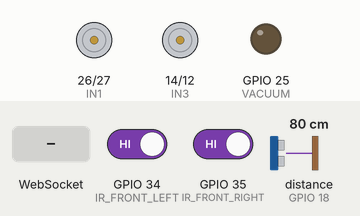
A sketch run on a simulated ESP32. On the bench: motor-driver pin pairs drawn as motors (green arrow = first pin HIGH = forward, orange = second pin HIGH = backward, longer = more drive, scaled by the enable pin), output pins drawn as LEDs (lit = HIGH). Wiring (inferred from the names in the program): ultrasonic range finder: trigger GPIO 5; echo GPIO 18. Inputs (shaded band) come from the test bench; at power-on: GPIO 34 (IR_FRONT_LEFT) HIGH, GPIO 35 (IR_FRONT_RIGHT) HIGH, distance to the obstacle (sensor on GPIO 18) 80 cm. The echo pulse lasts 58.3 µs per cm; WiFi joins after 1.5 s; servers stay silent unless stated; pins used as bus, display or sensor lines are not drawn; what the sketch prints to the serial monitor is not drawn.

Above: at 2.7 s.
2.8 s: WebSocket text "F" received
At 3.3 s:
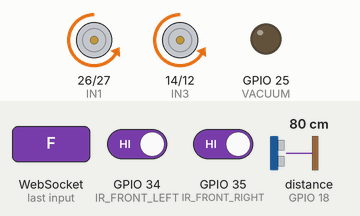
5.8 s: WebSocket text "B" received
At 6.9 s:
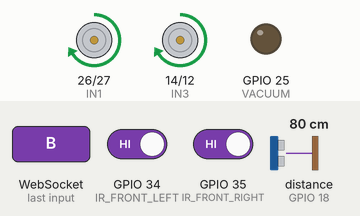
7.3 s: WebSocket text "L" received
At 8.0 s:
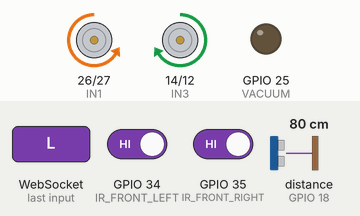
8.8 s: WebSocket text "R" received
At 9.1 s:
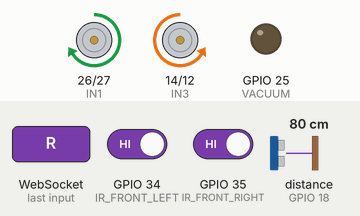
10.3 s: WebSocket text "S" received
At 11.7 s:
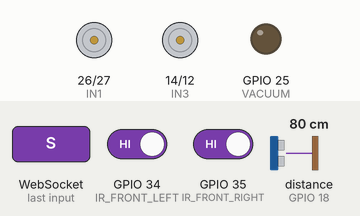
Timing chart, 0 to 12.8 s (numbered marks = the images above; inputs shaded):
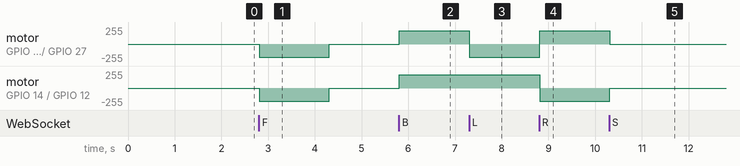

Measured:
- after the input at 2.8 s, motor on GPIO 26 (IN1) / GPIO 27 (IN2), motor on GPIO 14 (IN3) / GPIO 12 (IN4): stopped → backward 199/255 at once, → stopped 1.5 s later
- after the input at 5.8 s, motor on GPIO 26 (IN1) / GPIO 27 (IN2), motor on GPIO 14 (IN3) / GPIO 12 (IN4): stopped → forward 199/255 at once
- after the input at 7.3 s, motor on GPIO 26 (IN1) / GPIO 27 (IN2): forward 199/255 → backward 199/255 at once
- after the input at 8.8 s, motor on GPIO 26 (IN1) / GPIO 27 (IN2): backward 199/255 → forward 199/255 at once; motor on GPIO 14 (IN3) / GPIO 12 (IN4): forward 199/255 → backward 199/255 at once
- after the input at 10.3 s, motor on GPIO 26 (IN1) / GPIO 27 (IN2): forward 199/255 → stopped at once; motor on GPIO 14 (IN3) / GPIO 12 (IN4): backward 199/255 → stopped at once

The sketch:

CleanBot_Swarm_Firmware.ino
```cpp
#include <WiFi.h>
#include <esp_now.h>
#include <WebSocketsServer.h>

// ==========================================
// ⚠️ 1. ENTER YOUR WIFI DETAILS
// ==========================================
const char* ssid = "YOUR_WIFI_NAME";
const char* password = "YOUR_WIFI_PASSWORD";

// ==========================================
// ⚠️ 2. ENTER THE OTHER ROBOT'S MAC ADDRESS
// Example: {0x24, 0x6F, 0x28, 0xAE, 0x11, 0x22}
// ==========================================
uint8_t peerAddress[] = {0xFF, 0xFF, 0xFF, 0xFF, 0xFF, 0xFF};


WebSocketsServer webSocket = WebSocketsServer(81);

// Motor Pins
#define ENA 33
#define ENB 32
#define IN1 26
#define IN2 27
#define IN3 14
#define IN4 12
#define VACUUM 25

// Sensor Pins
#define TRIG 5
#define ECHO 18
#define IR_FRONT_LEFT 34
#define IR_FRONT_RIGHT 35

// Variables
long distanceRear = 0;
int irLeftState = HIGH;
int irRightState = HIGH;
int motorSpeedLeft = 200;  // Increased from 120
int motorSpeedRight = 200; // Increased from 120
String currentMode = "IDLE";
bool autoMode = false;

// Auto AI State Machine
unsigned long autoActionTime = 0;
int autoState = 0; // 0=Fwd, 1=Rev, 2=Turn

// Safety & Timers
unsigned long lastPingTime = 0;
bool clientConnected = false;
unsigned long lastTelemetryTime = 0;
unsigned long lastSensorTime = 0;

// Swarm RSSI Evasion
unsigned long lastEvasionTime = 0;
bool isEvadingSwarm = false;
unsigned long lastEspNowPing = 0;

// ==========================================
// HARDWARE FUNCTIONS
// ==========================================
long readUltrasonic() {
  digitalWrite(TRIG, LOW); delayMicroseconds(2);
  digitalWrite(TRIG, HIGH); delayMicroseconds(10);
  digitalWrite(TRIG, LOW);
  long duration = pulseIn(ECHO, HIGH, 30000);
  if (duration == 0) return 999;
  return duration * 0.034 / 2;
}

void moveForward() { ledcWrite(ENA, motorSpeedLeft); ledcWrite(ENB, motorSpeedRight); digitalWrite(IN1, LOW); digitalWrite(IN2, HIGH); digitalWrite(IN3, LOW); digitalWrite(IN4, HIGH); }
void moveBackward() { ledcWrite(ENA, motorSpeedLeft); ledcWrite(ENB, motorSpeedRight); digitalWrite(IN1, HIGH); digitalWrite(IN2, LOW); digitalWrite(IN3, HIGH); digitalWrite(IN4, LOW); }
void turnLeft() { ledcWrite(ENA, motorSpeedLeft); ledcWrite(ENB, motorSpeedRight); digitalWrite(IN1, LOW); digitalWrite(IN2, HIGH); digitalWrite(IN3, HIGH); digitalWrite(IN4, LOW); }
void turnRight() { ledcWrite(ENA, motorSpeedLeft); ledcWrite(ENB, motorSpeedRight); digitalWrite(IN1, HIGH); digitalWrite(IN2, LOW); digitalWrite(IN3, LOW); digitalWrite(IN4, HIGH); }
void stopRobot() { ledcWrite(ENA, 0); ledcWrite(ENB, 0); digitalWrite(IN1, LOW); digitalWrite(IN2, LOW); digitalWrite(IN3, LOW); digitalWrite(IN4, LOW); }


// ==========================================
// ESP-NOW SWARM CALLBACKS
// ==========================================
typedef struct struct_message {
    char msg[32];
} struct_message;
struct_message myData;

void OnDataSent(const uint8_t *mac_addr, esp_now_send_status_t status) {
  // Can be used to check if the other robot received the ping
}

// ESP32 Core v3.x Callback Signature
void OnDataRecv(const esp_now_recv_info_t *info, const uint8_t *incomingData, int len) {
  int rssi = info->rx_ctrl->rssi;

  // -45 dBm is a very strong signal, meaning they are likely within 1 meter of each other
  if (rssi > -45 && autoMode) {
    if (!isEvadingSwarm && millis() - lastEvasionTime > 2000) {
      Serial.printf("SWARM COLLISION IMMINENT! RSSI: %d \n", rssi);
      isEvadingSwarm = true;
      lastEvasionTime = millis();
    }
  }
}

// ==========================================
// WEBSOCKET HANDLER
// ==========================================
void webSocketEvent(uint8_t num, WStype_t type, uint8_t * payload, size_t length) {
  switch(type) {
    case WStype_DISCONNECTED:
      clientConnected = false;
      stopRobot();
      currentMode = "DISCONNECTED";
      autoMode = false;
      break;

    case WStype_CONNECTED:
      clientConnected = true;
      lastPingTime = millis();
      currentMode = "IDLE";
      break;

    case WStype_TEXT: {
      String cmd = String((char*)payload);
      lastPingTime = millis();

      if (cmd == "PING") {}
      else if (cmd.startsWith("SPDL:")) { motorSpeedLeft = cmd.substring(5).toInt(); }
      else if (cmd.startsWith("SPDR:")) { motorSpeedRight = cmd.substring(5).toInt(); }
      else if (cmd == "F") { autoMode = false; moveForward(); currentMode = "MANUAL: FWD"; }
      else if (cmd == "B") { autoMode = false; moveBackward(); currentMode = "MANUAL: REV"; }
      else if (cmd == "L") { autoMode = false; turnLeft(); currentMode = "MANUAL: LEFT"; }
      else if (cmd == "R") { autoMode = false; turnRight(); currentMode = "MANUAL: RIGHT"; }
      else if (cmd == "S") { autoMode = false; stopRobot(); currentMode = "IDLE"; }
      else if (cmd == "V1") { digitalWrite(VACUUM, HIGH); }
      else if (cmd == "V0") { digitalWrite(VACUUM, LOW); }
      else if (cmd == "AUTO") { autoMode = true; currentMode = "AI AUTO-CLEAN"; autoState = 0; }
      break;
    }
  }
}

// ==========================================
// SETUP
// ==========================================
void setup() {
  Serial.begin(115200);

  pinMode(IN1, OUTPUT); pinMode(IN2, OUTPUT);
  pinMode(IN3, OUTPUT); pinMode(IN4, OUTPUT);
  pinMode(VACUUM, OUTPUT);
  pinMode(TRIG, OUTPUT); pinMode(ECHO, INPUT);
  pinMode(IR_FRONT_LEFT, INPUT); pinMode(IR_FRONT_RIGHT, INPUT);

  ledcAttach(ENA, 1000, 8); ledcAttach(ENB, 1000, 8);
  stopRobot();

  // 1. Initialize WiFi in Station Mode
  WiFi.mode(WIFI_STA);
  WiFi.begin(ssid, password);
  Serial.print("Connecting to WiFi");
  while (WiFi.status() != WL_CONNECTED) {
    delay(500); Serial.print(".");
  }
  Serial.println("\nWiFi connected! IP address:");
  Serial.println(WiFi.localIP());

  // 2. Initialize ESP-NOW
  if (esp_now_init() != ESP_OK) {
    Serial.println("Error initializing ESP-NOW");
    return;
  }
  esp_now_register_send_cb(OnDataSent);
  esp_now_register_recv_cb(OnDataRecv);

  // Register Peer
  esp_now_peer_info_t peerInfo;
  memcpy(peerInfo.peer_addr, peerAddress, 6);
  // Important: Channel must be 0 to use the current Wi-Fi channel
  peerInfo.channel = 0;
  peerInfo.encrypt = false;

  if (esp_now_add_peer(&peerInfo) != ESP_OK){
    Serial.println("Failed to add peer");
  }

  // 3. Start WebSocket server
  webSocket.begin();
  webSocket.onEvent(webSocketEvent);
}

// ==========================================
// MAIN LOOP
// ==========================================
void loop() {
  webSocket.loop();

  // Sensor Polling (Non-blocking)
  if (millis() - lastSensorTime > 60) {
    distanceRear = readUltrasonic();
    irLeftState = digitalRead(IR_FRONT_LEFT);
    irRightState = digitalRead(IR_FRONT_RIGHT);
    lastSensorTime = millis();
  }

  // Broadcast ESP-NOW Swarm Ping every 200ms
  if (millis() - lastEspNowPing > 200) {
    strcpy(myData.msg, "PING");
    esp_now_send(peerAddress, (uint8_t *) &myData, sizeof(myData));
    lastEspNowPing = millis();
  }

  // Safety Failsafe
  if (clientConnected && (millis() - lastPingTime > 1500)) {
    stopRobot();
    autoMode = false;
    currentMode = "FAILSAFE HALT";
    clientConnected = false;
  }

  // 🚀 AI REFLEXES & SWARM EVASION
  if (autoMode) {

    // Priority 1: Evasive Maneuver from other robot
    if (isEvadingSwarm) {
      currentMode = "SWARM EVASION";
      turnRight(); // Hard right turn to escape
      if (millis() - lastEvasionTime > 1200) { // Turn for 1.2s
        isEvadingSwarm = false;
        autoState = 0; // Resume forward
      }
    }
    // Priority 2: Standard AI Navigation
    else {
      if (autoState == 0) { // Moving Forward
        moveForward();
        if (irLeftState == LOW || irRightState == LOW) { // Hit front obstacle
          autoState = 1;
          autoActionTime = millis();
          currentMode = "AI: OBSTACLE! REV";
        }
      }
      else if (autoState == 1) { // Reversing
        moveBackward();
        if (millis() - autoActionTime > 800 || distanceRear < 15) {
          autoState = 2;
          autoActionTime = millis();
          currentMode = "AI: TURNING";
        }
      }
      else if (autoState == 2) { // Turning
        turnRight();
        if (millis() - autoActionTime > 600) {
          autoState = 0;
          currentMode = "AI AUTO-CLEAN";
        }
      }
    }
  } else {
    // Manual Safety Reflexes
    // NOTE: If your robot refuses to move forward or backward but can turn left/right,
    // it's likely because your sensors are disconnected or seeing the floor as an obstacle!
    if (currentMode == "MANUAL: FWD" && (irLeftState == LOW || irRightState == LOW)) {
      stopRobot(); currentMode = "IDLE (FRONT BLOCKED)";
    }
    if (currentMode == "MANUAL: REV" && distanceRear < 15) {
      stopRobot(); currentMode = "IDLE (REAR BLOCKED)";
    }
  }

  // Telemetry Broadcast (150ms)
  if (millis() - lastTelemetryTime > 150) {
    String json = "{\"dist\":" + String(distanceRear) +
                  ",\"irL\":" + String(irLeftState) +
                  ",\"irR\":" + String(irRightState) +
                  ",\"mode\":\"" + currentMode + "\"}";
    webSocket.broadcastTXT(json);
    lastTelemetryTime = millis();
  }

  delay(10);
}
```
